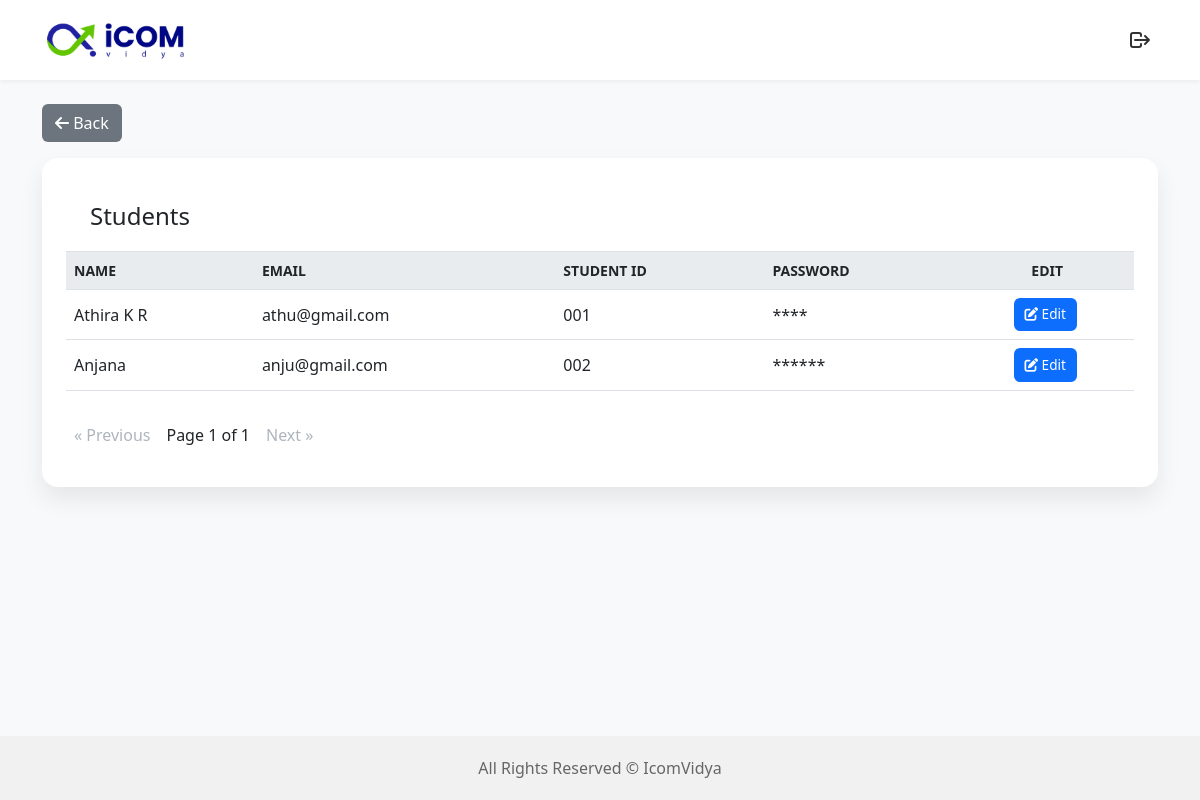
The app's page /students/ (signed in) with its own data.
### icmsapp/models.py (models this page shows, shortened)
class Student(models.Model):
    institution = models.ForeignKey(
        Institution,
        on_delete=models.CASCADE,
        related_name='students'
    )
    name = models.CharField(max_length=255)
    email = models.EmailField()
    student_id = models.CharField(max_length=100)
    password = models.CharField(max_length=255)
    class Meta:
        constraints = [
            models.UniqueConstraint(
                fields=['institution', 'email'],
                name='unique_email_per_institution'
            ),
            models.UniqueConstraint(
                fields=['institution', 'student_id'],
                name='unique_studentid_per_institution'
            ),
        ]

### icmsapp/views.py (the view)
# urls.py: path('students/', views.student_list, name='student_list'),
def student_list(request):
    institution = get_logged_in_institution(request)
    students_queryset = Student.objects.filter(institution=institution).order_by('id')
    paginator = Paginator(students_queryset, 8)
    page_number = request.GET.get('page')
    students_page = paginator.get_page(page_number)
    for student in students_page:
        student.masked_password = '*' * len(student.password)
    return render(request, 'student_list.html', {'students': students_page})

### icmsapp/views.py (called while the page is built)
def get_logged_in_institution(request):
    institution_id = request.session.get('institution_id')
    if not institution_id:
        raise Exception("Institution ID not found in session.")
    return get_object_or_404(Institution, id=institution_id)

### icmsapp/templates/student_list.html (shortened to what this page needs)
{% extends "institutedashboard.html" %}
{% block content %}
<link href="https://cdn.jsdelivr.net/npm/bootstrap@5.2.3/dist/css/bootstrap.min.css" rel="stylesheet">
<link href="https://cdnjs.cloudflare.com/ajax/libs/font-awesome/6.4.0/css/all.min.css" rel="stylesheet">
<div class="container py-4">
  <button class="btn btn-back" onclick="window.history.back()">
    <i class="fas fa-arrow-left"></i> Back
  </button>
  <div class="card">
    <div class="card-header d-flex justify-content-between align-items-center">
      <h4 class="mb-0">Students</h4>
    </div>
    <div class="card-body p-0">
      <div class="table-responsive">
        <table class="table table-hover mb-0">
          <thead>
            <tr>
              <th>Name</th>
              <th>Email</th>
              <th>Student ID</th>
              <th>Password</th>
              <th class="text-center">Edit</th>
            </tr>
          </thead>
          <tbody>
            {% for student in students %}
            <tr>
              <td>{{ student.name }}</td>
              <td>{{ student.email }}</td>
              <td>{{ student.student_id }}</td>
              <td>{{ student.masked_password }}</td>
              <td class="text-center">
                <button class="btn btn-edit btn-sm edit-btn"
                        data-pk="{{ student.pk }}"
                        data-password="{{ student.password }}"
                        title="Edit Password">
                  <i class="fas fa-edit"></i> Edit
                </button>
              </td>
            </tr>
            {% empty %}
            <tr>
              <td colspan="5" class="text-center">No students found.</td>
            </tr>
            {% endfor %}
          </tbody>
        </table>
      </div>
      <div class="pagination text-center py-3">
        {% if students.has_previous %}
          <a href="?page={{ students.previous_page_number }}">&laquo; Previous</a>
        {% else %}
          <a aria-disabled="true">&laquo; Previous</a>
        {% endif %}
        <span>Page {{ students.number }} of {{ students.paginator.num_pages }}</span>
        {% if students.has_next %}
          <a href="?page={{ students.next_page_number }}">Next &raquo;</a>
        {% else %}
          <a aria-disabled="true">Next &raquo;</a>
        {% endif %}
      </div>
    </div>
  </div>
</div>
{% endblock %}

### icmsapp/templates/institutedashboard.html (style rules this page uses)
html, body { height: 100%; margin: 0; padding: 0; }
body { display: flex; flex-direction: column; font-family: "Segoe UI", sans-serif; background-color: #f9f9f9; color: #111; }
.container { padding: 0 40px 40px; flex: 1; }
.card { background: #fff; border-radius: 16px; padding: 24px; box-shadow: 0 4px 12px rgba(0, 0, 0, 0.06); cursor: pointer; transition: transform 0.2s ease, box-shadow 0.2s ease; text-decoration: none; display: flex; flex-direction: column; justify-content: center; }

### icmsapp/templates/student_list.html (style rules this page uses)
body { font-family: 'Segoe UI', Tahoma, Geneva, Verdana, sans-serif; background-color: #f8f9fa; color: #212529; }
.card { border: none; border-radius: 16px; box-shadow: 0 12px 24px rgba(0,0,0,0.08); margin-bottom: 32px; }
.card-header { background-color: #fff; border-bottom: 1px solid #dee2e6; padding: 1.25rem 1.5rem; }
.table thead th { background-color: #e9ecef; font-weight: 600; text-transform: uppercase; font-size: 0.875rem; vertical-align: middle; }
.table td { vertical-align: middle; }
.btn-back { background-color: #6c757d; color: white; font-weight: 500; margin-bottom: 1rem; }
.btn-edit { background-color: #0d6efd; color: white; font-size: 0.85rem; padding: 0.35rem 0.6rem; margin-right: 4px; border-radius: 6px; font-weight: 500; transition: all 0.2s ease-in-out; }
.pagination { margin-top: 1rem; }
.pagination a { color: #0d6efd; font-weight: 500; text-decoration: none; margin: 0 8px; }
.pagination span { font-weight: 500; margin: 0 8px; }
.pagination a[aria-disabled="true"] { color: #adb5bd; pointer-events: none; cursor: not-allowed; }

### records on screen
Student: name "Athira K R", email "athu@gmail.com", student_id "001", masked_password "****"
Student: name "Anjana", email "anju@gmail.com", student_id "002", masked_password "******"

### other values on screen
{{ students.number }} "1"
{{ students.paginator.num_pages }} "1"
